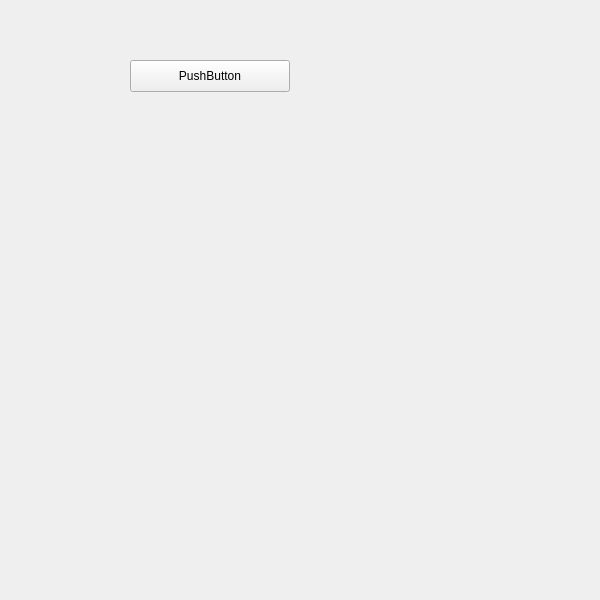
<?xml version="1.0" encoding="UTF-8"?>
<ui version="4.0">
 <class>Form</class>
 <widget class="QWidget" name="Form">
  <property name="geometry">
   <rect>
    <x>0</x>
    <y>0</y>
    <width>600</width>
    <height>600</height>
   </rect>
  </property>
  <property name="minimumSize">
   <size>
    <width>0</width>
    <height>600</height>
   </size>
  </property>
  <property name="windowTitle">
   <string>Form</string>
  </property>
  <widget class="QPushButton" name="pushButton">
   <property name="geometry">
    <rect>
     <x>130</x>
     <y>60</y>
     <width>160</width>
     <height>32</height>
    </rect>
   </property>
   <property name="text">
    <string>PushButton</string>
   </property>
  </widget>
 </widget>
 <resources/>
 <connections/>
</ui>
